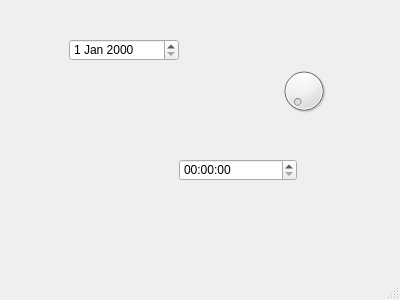
<?xml version="1.0" encoding="UTF-8"?>
<ui version="4.0">
 <class>MainWindow</class>
 <widget class="QMainWindow" name="MainWindow">
  <property name="geometry">
   <rect>
    <x>0</x>
    <y>0</y>
    <width>400</width>
    <height>300</height>
   </rect>
  </property>
  <property name="windowTitle">
   <string>MainWindow</string>
  </property>
  <widget class="QWidget" name="centralwidget">
   <widget class="QWidget" name="widget" native="true">
    <property name="geometry">
     <rect>
      <x>9</x>
      <y>9</y>
      <width>381</width>
      <height>261</height>
     </rect>
    </property>
    <widget class="QDial" name="dial">
     <property name="geometry">
      <rect>
       <x>270</x>
       <y>50</y>
       <width>50</width>
       <height>64</height>
      </rect>
     </property>
    </widget>
    <widget class="QDateEdit" name="dateEdit">
     <property name="geometry">
      <rect>
       <x>60</x>
       <y>30</y>
       <width>110</width>
       <height>22</height>
      </rect>
     </property>
    </widget>
    <widget class="QTimeEdit" name="timeEdit">
     <property name="geometry">
      <rect>
       <x>170</x>
       <y>150</y>
       <width>118</width>
       <height>22</height>
      </rect>
     </property>
    </widget>
   </widget>
  </widget>
  <widget class="QMenuBar" name="menubar">
   <property name="geometry">
    <rect>
     <x>0</x>
     <y>0</y>
     <width>400</width>
     <height>18</height>
    </rect>
   </property>
  </widget>
  <widget class="QStatusBar" name="statusbar"/>
 </widget>
 <resources/>
 <connections/>
</ui>
